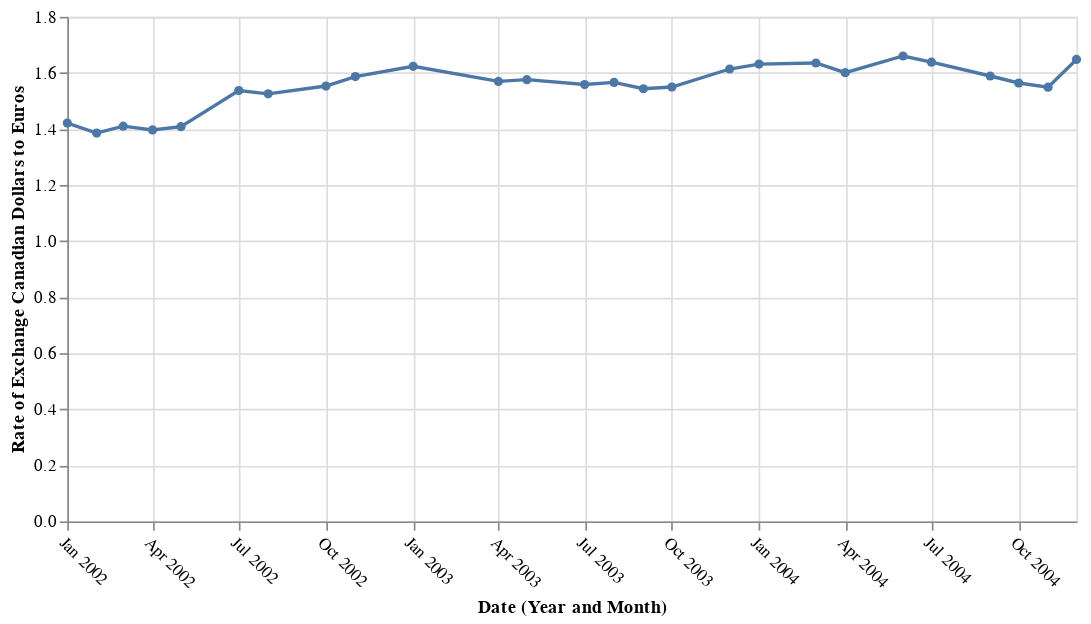

Notebook source saved alongside this figure:
### Markdown cell above
We can also customize the labels on the axis. 
See https://altair-viz.github.io/user_guide/generated/core/altair.Axis.html for some examples

### Code cell
alt.Chart(data_canada).mark_line(
    point= True,
    interpolate='linear',
).encode(
    alt.X('yearmonth(date):T',
         axis = alt.Axis(labelAngle = 45, title = 'Date (Year and Month)')),
        
    alt.Y('rate:Q', axis = alt.Axis(title = "Rate of Exchange Canadian Dollars to Euros")),
).transform_filter(
    alt.FieldRangePredicate(field='year', range=[2002, 2004])
).properties(
width = 600
)

### Figure 1 — Vega-Lite specification as saved in the notebook (floating-point values rounded to 4 significant figures; data arrays with more than 128 entries replaced by an {"elided": "..."} marker saying what was removed)
{"config": {"view": {"continuousWidth": 400, "continuousHeight": 300}}, "data": {"name": "data-a961be329b6941f8cde3109455aeb173"}, "mark": {"type": "line", "interpolate": "linear", "point": true}, "encoding": {"x": {"type": "temporal", "axis": {"labelAngle": 45, "title": "Date (Year and Month)"}, "field": "date", "timeUnit": "yearmonth"}, "y": {"type": "quantitative", "axis": {"title": "Rate of Exchange Canadian Dollars to Euros"}, "field": "rate"}}, "transform": [{"filter": {"field": "year", "range": [2002, 2004]}}], "width": 600, "$schema": "https://vega.github.io/schema/vega-lite/v4.8.1.json", "datasets": {"data-a961be329b6941f8cde3109455aeb173": {"elided": "206 records"}}}
